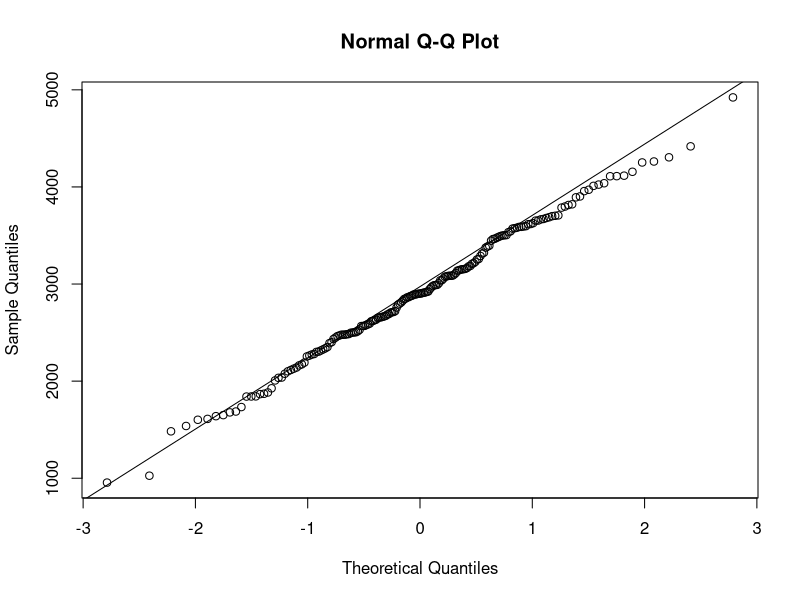
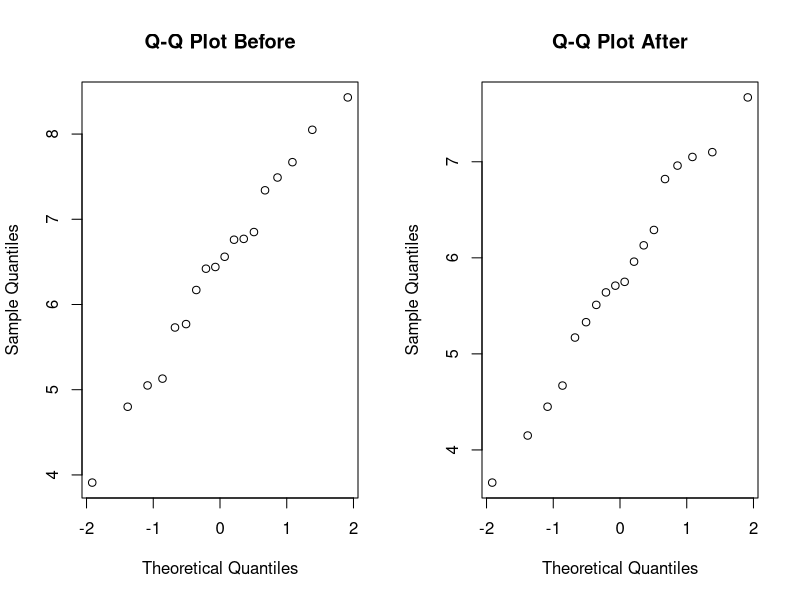
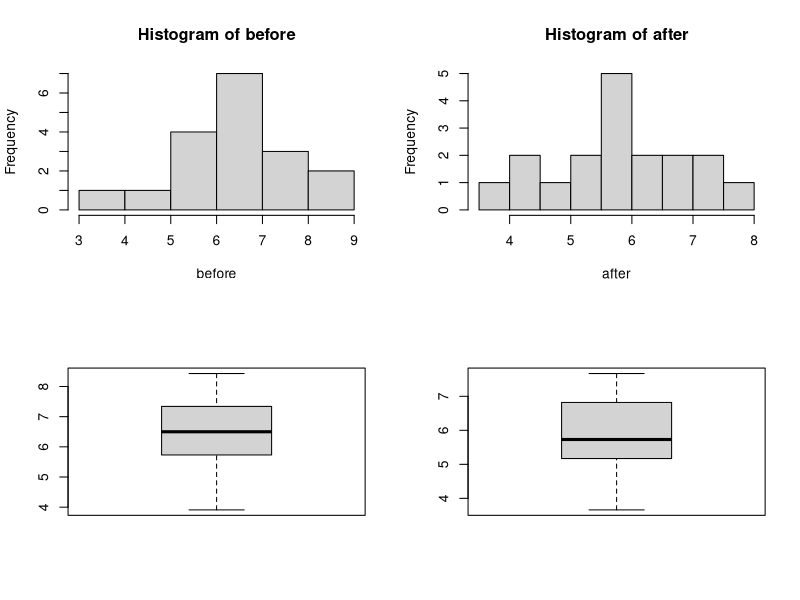
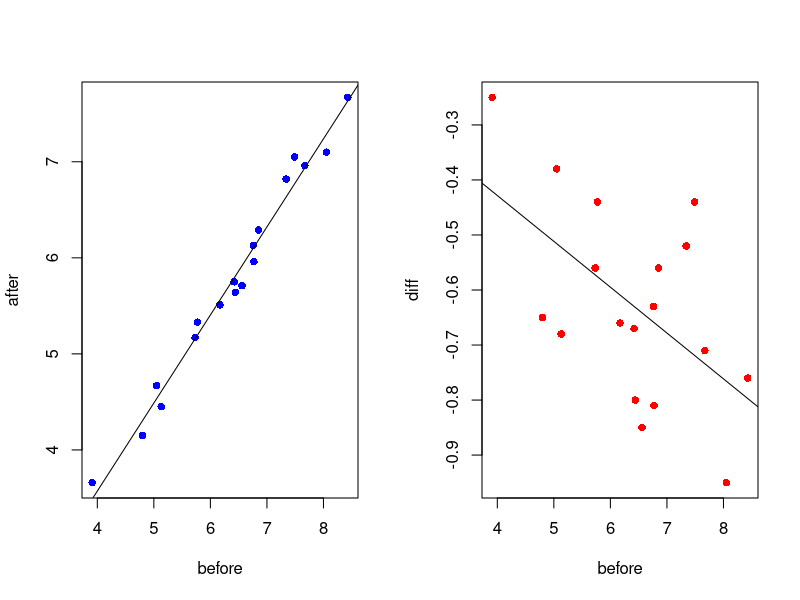
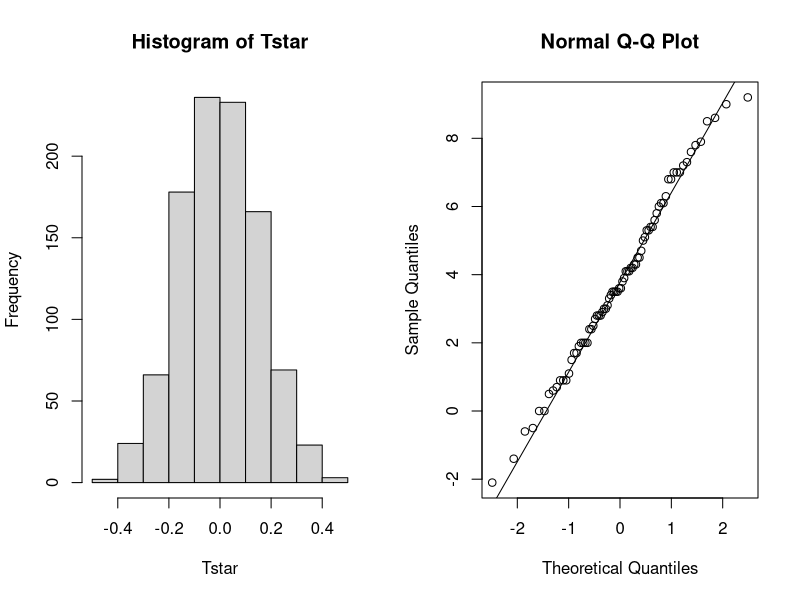
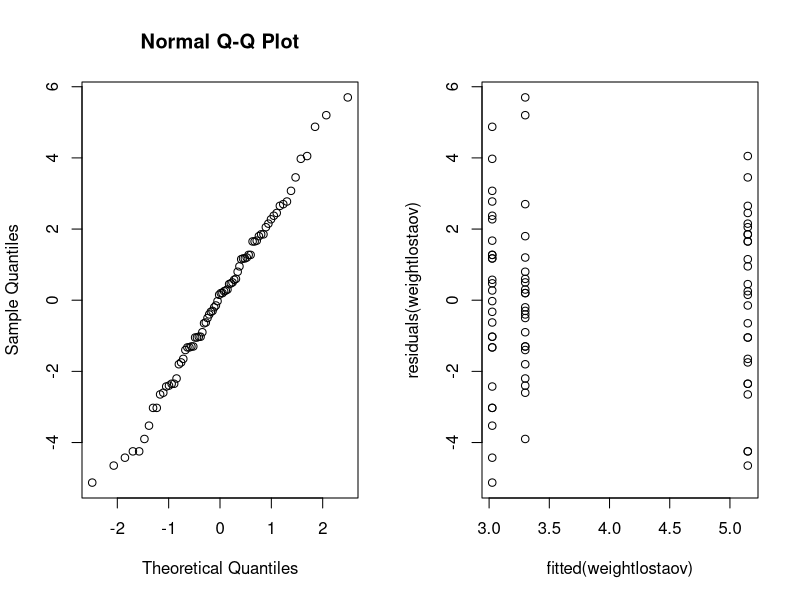
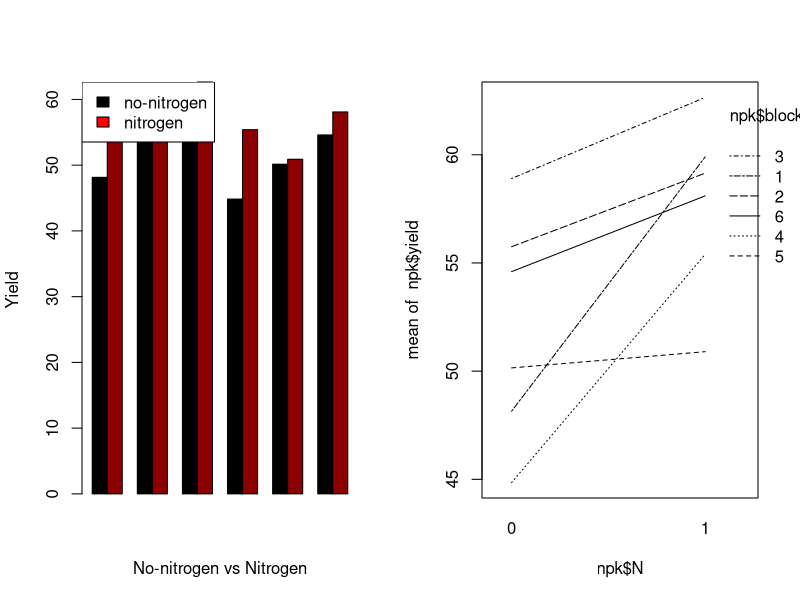
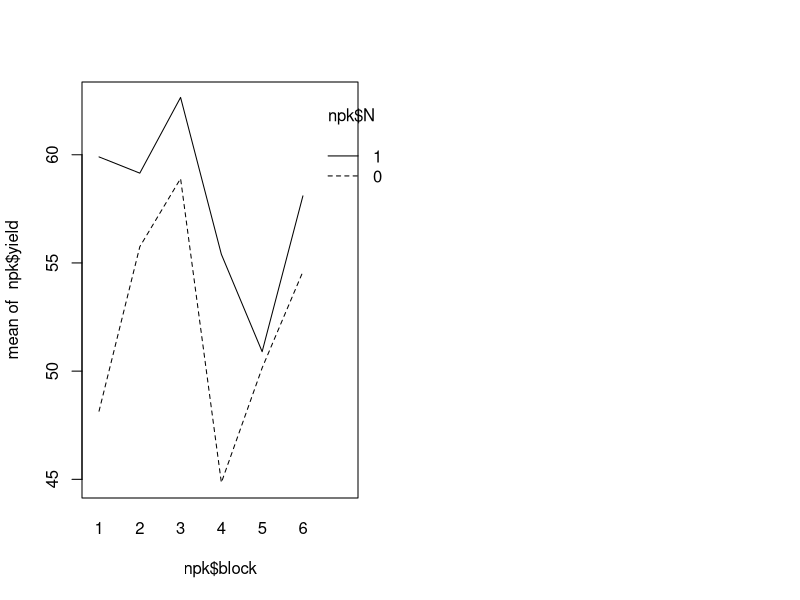

These charts were generated, in order, by the following R code:
## ---- chunk 1
knitr::opts_chunk$set(echo = TRUE)
library(glue)
## ---- chunk 2
data = read.table('../data/birthweight.txt',header=TRUE)
x = data$birthweight
## ---- chunk 3
shapiro.test(x)
## ---- chunk 4
qqnorm(x); qqline(x)
## ---- chunk 5
mean = mean(x)
sd = sd(x)
n = length(x)

ci = c((mean - qnorm(0.98)*(sd/sqrt(n))), (mean + qnorm(0.98)*(sd/sqrt(n))))
## ---- chunk 6
min_n = ((qnorm(0.98)^2)*(sd^2))/(50^2)
## ---- chunk 7
B = 1000
Tstar = numeric(B);
for (i in 1:B){
  Xstar = sample(x,replace=TRUE)
  Tstar[i] = mean(Xstar)
}
Tstar20 = quantile(Tstar,0.020)[[1]]
Tstar980 = quantile(Tstar,0.975)[[1]]
bootstrapci = c(2*mean-Tstar980,2*mean-Tstar20)
## ---- chunk 8
lenci = ci[2]-ci[1]
lenbsci = bootstrapci[2]-bootstrapci[1]
glue('CI length: {lenci},    Bootstrap CI length: {lenbsci}');
## ---- chunk 9
t.test(x, mu=2800)
## ---- chunk 10
t.test(x, mu=2800, alt='g')
## ---- chunk 11
nT = length(x[x>2800]); 
pttest = t.test(x,mu=2800,alt="g")[[3]]
psign = binom.test(nT,n,p=0.5)[[3]]
## ---- chunk 12
pttest
psign
## ---- chunk 13
q = length(x[x<2600])/n - 0.25
pr = length(x[x<2600])/n + q
## ---- chunk 14
ci_p = c(0.25,pr)
## ---- chunk 15
z = q * (sqrt(n) / sd)
pnorm(z)
## ---- chunk 16
# <2600g: 34 males, 28 females
# >2600g: 61 males, 65 females.
male = 34 + 61
female = 28 + 65

prop.test(c(34,28),c(male,female))
## ---- chunk 17
data = read.table('../data/cholesterol.txt',header=TRUE)
before = data$Before
after = data$After8weeks
## ---- chunk 18
par(mfrow=c(1,2))
qqnorm(before,main="Q-Q Plot Before")
qqnorm(after,main="Q-Q Plot After")
## ---- chunk 19
summary(data)
shapiro.test(before)
shapiro.test(after)
## ---- chunk 20
par(mfrow = c(2,2))
hist(before); hist(after)
boxplot(before); boxplot(after)
## ---- chunk 21
par(mfrow=c(1,2))
reg = lm(after ~ before)
plot(before,after, pch=16, col="blue")
abline(reg)
summary(reg) 
diff = after - before
reg2 = lm(diff ~ before)
plot(before,diff, pch=16, col="red")
abline(reg2)
summary(reg2)
## ---- chunk 22
#T-test
t.test(before, after, paired = TRUE)
## ---- chunk 23
#pearson corr. test
par(mfrow=c(1,2))
cor.test(before,after)
## ---- chunk 24
meansamples = function(x,y) {mean(x-y)}
B=1000; Tstar = numeric(B)
for (i in 1:B){
  dietstar = t(apply(cbind(before,after),1,sample))
  Tstar[i] = meansamples(dietstar[,1],dietstar[,2])
}
myt = meansamples(before,after);
hist(Tstar)
## ---- chunk 25
pl = sum(Tstar<myt)/B
pr = sum(Tstar>myt)/B
p = 2*min(pl,pr)
p
## ---- chunk 26
# function that computes variance of uniformly distr. variable
unif_var = function(a,b){
  return ((1/12)*((b-a)^2))
}

# E(X) = (a+b)/2 = mean(after)
# So point estimate of b is 2*E(X)-3
theta_est = 2*mean(after)-3
## ---- chunk 27
#build 95%-CI for theta_est
n = length(after)
ci_theta = c(theta_est - qnorm(0.975)*(sqrt(unif_var(3,theta_est))/sqrt(n)), theta_est + qnorm(0.975)*(sqrt(unif_var(3,theta_est))/sqrt(n)))
ci_theta


## ---- chunk 28
t = max(after); t

vP = rep(0,9)
vT = rep(0,9)
for (theta in 3:12){
  B = 1000; tstar=numeric(B)
  
  for (i in 1:B){
    xstar=runif(n,3,theta)
    tstar[i] = max(xstar)
  }
  
  pl = sum(tstar<t)/B; pr = sum(tstar>t)/B
  p = 2*min(pl,pr); p
  
  vT[theta-2] = theta
  vP[theta-2] = p
  
}
res = rbind(vT,vP); res

## ---- chunk 29
## EXERCISE 2E
# sign test for the median with binomial distr.
s = sum(after<6); s
binom.test(s,n,p=0.5,alt="g") 
## ---- chunk 30
s2 = (sum(after<4.5));
binom.test(s2,n,p=0.25,alt="l")
## ---- chunk 31
knitr::opts_chunk$set(echo = TRUE)
## ---- chunk 32
data = read.table('../data/diet.txt', header=TRUE)

weight.lost = data$preweight - data$weight6weeks
data = cbind(data,weight.lost)

pre = data$preweight
post = data$weight6weeks
age = data$age
## ---- chunk 33
qqnorm(weight.lost); qqline(weight.lost)
shapiro.test(weight.lost)
## ---- chunk 34
t.test(pre,post,paired=TRUE)
## ---- chunk 35
data$diet = as.factor(data$diet)
df = data[c("weight.lost","diet")]; df
is.factor(df$diet); is.numeric(df$diet)
## ---- chunk 36
weightlostaov = lm(weight.lost~diet,data=df)
anova(weightlostaov)
summary(weightlostaov)
confint(weightlostaov)
## ---- chunk 37
par(mfrow=c(1,2)); qqnorm(residuals(weightlostaov))
plot(fitted(weightlostaov),residuals(weightlostaov))
## ---- chunk 38
kruskal.test(weight.lost, df$diet)
## ---- chunk 39
my.data = npk;
my.data$yield = NULL
my.vec = c(0,0,0,0,0,0,0,0,0,0,0,0,0,0,0,0,0,0,0,0,0,0,0,0)
my.data$N = my.vec
my.data$P = my.vec
my.data$K = my.vec
## ---- chunk 40
for (i in 1:6) {
  nitr = sample.int(4,2); nitr
  phoss = sample.int(4,2); phoss 
  k = sample.int(4,2); k
  
  nitr = nitr + (4 * (i-1)); nitr
  phoss = phoss + (4 * (i-1)); phoss
  k = k + (4 * (i-1));k
  my.data$N[nitr] = 1; my.data$N[nitr]
  my.data$P[phoss] = 1;
  my.data$K[k] = 1;
  
}
# randomized soil additives per block
my.data
## ---- chunk 41
nitr = numeric(6)
nonitr = numeric(6)
for (i in 1:6){
  
  for (j in 0:1){
    cat("block", i, "N", j)
    mean = mean(npk[npk$block == i & npk$N == j,]$yield) 
    print(mean)
    
    if (j == 0){
      nonitr[i] = mean
    }
    else{
      nitr[i] = mean
    }
    
    
  }
}
nitr
nonitr
blocks = seq(1:6)
test = rbind(nonitr,nitr)
barplot(test,
        beside=T,
        xlab = "No-nitrogen vs Nitrogen",
        ylab = "Yield",
        col = c("black","darkred")
)
legend("topleft", c("no-nitrogen", "nitrogen"), fill = c("black","red"))
## ---- chunk 42
npk$block = as.factor(npk$block)
npk$N = as.factor(npk$N)
df = npk[c("yield","block","N")]
# two way anova
twoway = lm(yield~block*N,data=df)
anova(twoway)
# not sign. interaction parameter, also interaction plots as evidence for gamma_ij = 0 (parallel).
interaction.plot(npk$N,npk$block,npk$yield); interaction.plot(npk$block,npk$N,npk$yield)
## ---- chunk 43
# -> compute anova on additive model
twoway2  = lm(yield~block+N,data=df)

# we obtain sign. values for block and N.
anova(twoway2)
summary(twoway2)
confint(twoway2)

# seems normally distributed residuals
par(mfrow=c(1,2)); qqnorm(residuals(twoway2))
plot(fitted(twoway2),residuals(twoway2))
## ---- chunk 44
npk
pairwise_N = lm(yield ~ N*block + P + K,data=npk)
pairwise_P = lm(yield ~ P*block + N + K,data=npk)
pairwise_K = lm(yield ~ K*block + P + N,data=npk)

anova(pairwise_N)
anova(pairwise_P)
anova(pairwise_K)

additive = lm(yield ~ N+P+K+block, data=npk)
anova(additive)
## ---- chunk 45
library(lme4)
mer1 = lmer(yield ~ N+P+K+(1|block),data=npk,REML=FALSE)
mer2 = lmer(yield ~ P+K+(1|block),data=npk,REML=FALSE)
anova(mer1,mer2)
